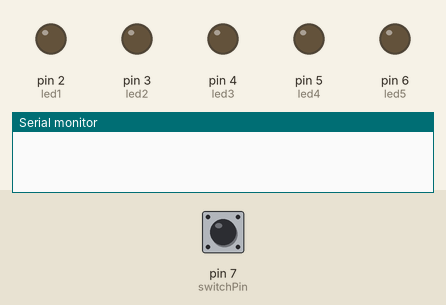
Recording of a sketch running on a simulated Arduino Uno, built with avr-gcc and run on an emulated ATmega328P. Shown: output pins drawn as LEDs (lit = HIGH), the last lines printed to the serial monitor. Inputs (shaded band) come from the test bench; at power-on: pin 7 (switchPin) HIGH.

Above: at 1.2 s.
1.3 s: pin 7 (switchPin) pulled LOW for 0.15 s
At 2.6 s:
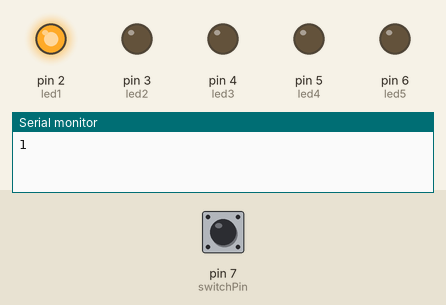
2.9 s: pin 7 (switchPin) pulled LOW for 1 s
At 5.0 s:
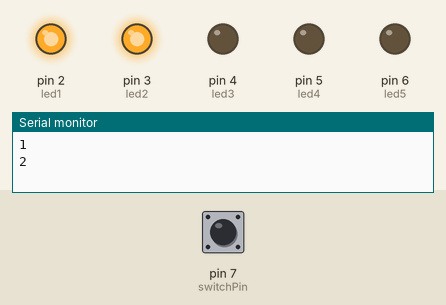
5.4 s: pin 7 (switchPin) pulled LOW for 0.15 s
At 6.7 s:
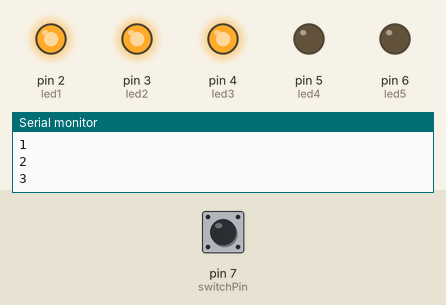
7.0 s: pin 7 (switchPin) pulled LOW for 3.2 s
At 11.0 s:
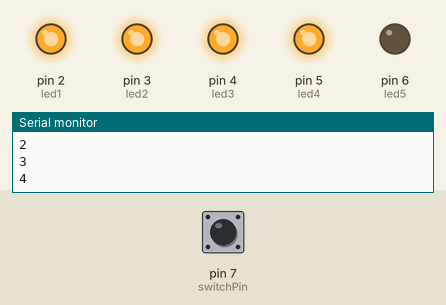
11.7 s: pin 7 (switchPin) pulled LOW for 0.15 s
At 12.9 s:
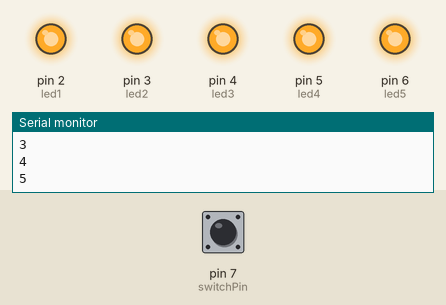
Timing chart, 0 to 14.3 s (numbered marks = the images above; inputs shaded):
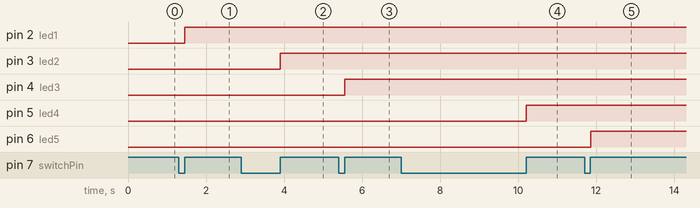

Measured:
- after the input at 1.3 s, pin 2 (led1): LOW → HIGH after 0.16 s
- after the input at 2.9 s, pin 3 (led2): LOW → HIGH after 1.0 s
- after the input at 5.4 s, pin 4 (led3): LOW → HIGH after 0.16 s
- after the input at 7.0 s, pin 5 (led4): LOW → HIGH after 3.2 s
- after the input at 11.7 s, pin 6 (led5): LOW → HIGH after 0.16 s

The sketch:

Hw1Prob3Skel.ino
```cpp
/*
  Skeleton code to help you with HW1 prob 3.
  You just fill in the code to make it work!
  Objective: The number of button pushes determines the number of lit LEDs
  There are 5 LEDs so when i>5, reset i to 0.
*/

//Add statements to define variables: switchPin, led1, led2, led3, led4, led5
//They should represent the pin values used in your circuit.

int switchPin = 7, led1 = 2, led2 = 3, led3 = 4, led4 = 5, led5 = 6;

int i = 0;  //initialize number of button pushes

void setup() {
  // Add pinMode statements to initialize the pins:
  // switchPin, led1, led2, led3, led4, led5
  pinMode(switchPin, INPUT_PULLUP);
  pinMode(led1, OUTPUT);
  pinMode(led2, OUTPUT);
  pinMode(led3, OUTPUT);
  pinMode(led4, OUTPUT);
  pinMode(led5, OUTPUT);
  Serial.begin(500000);
}

void loop() {
  //Here copy in the buttonCounter code.

  while (digitalRead(switchPin) == HIGH) {}
  delay(5);  //sleep after HIGH-LOW transition
  i = i + 1;  //count number of button pushes
  while (digitalRead(switchPin) == LOW) {}
  delay(5);  //sleep after LOW-HIGH transition
  Serial.println(i);

  //Result is that i is the number of button pushes
  //Make sure your code is "debounced" (see the course notes)

  if (i>5) i=0;  //reset i back to zero as required by problem statement

  //now we put in logic to turn on LEDs depending on value off i
  if (i==0) {               //all LEDs are off if i is zero
    digitalWrite(led1,LOW);
    digitalWrite(led2,LOW);
    digitalWrite(led3,LOW);
    digitalWrite(led4,LOW);
    digitalWrite(led5,LOW);
  }
  else if (i==1) {          //one LED is on if i is one
    //fill in digitalWrite statements for 1 LED on, 4 off
    digitalWrite(led1,HIGH);
  }
  else if (i==2) {          //two LEDs are on if i is 2
    //Put in digitalWrite statements for i=2 case
    digitalWrite(led2,HIGH);
  }
 //fill in the remaining if-else statements to handle i=3,4,5
  else if (i==3){
    digitalWrite(led3,HIGH);
  }
  else if (i==4){
    digitalWrite(led4,HIGH);
  }
  else if (i==5){
    digitalWrite(led5,HIGH);
  }
  else
  {
    i = 0;
  }

}
```
